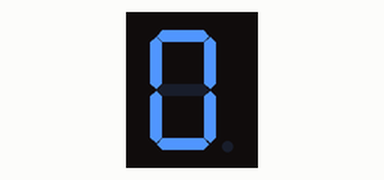
This sketch was run on a simulated Arduino Uno, built with avr-gcc and run on an emulated ATmega328P. On the bench: 1-digit seven-segment display. Wiring (inferred from the names in the program): 1-digit 7-segment display, segments lit when HIGH: segments pin 2, pin 3, pin 4, pin 5, pin 6, pin 7, pin 8, pin 9. The segment pins are drawn as the display they are named for.

Above: at 0.1 s.
At 4.1 s:
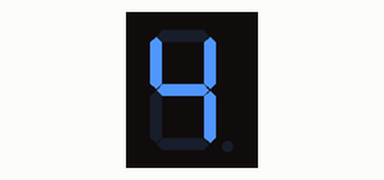
At 9.1 s:
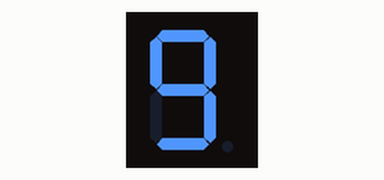
At 18.1 s:
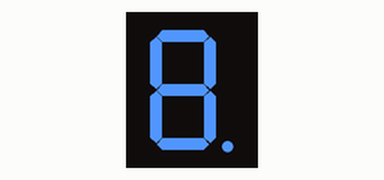
At 28.1 s:
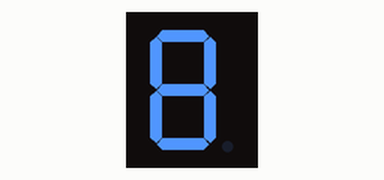
At 39.1 s:
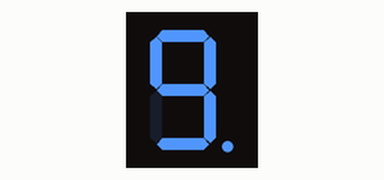

The sketch:

display_numbers.ino
```cpp
const int pinA = 2;
const int pinB = 3;
const int pinC = 4;
const int pinD = 5;
const int pinE = 6;
const int pinF = 7;
const int pinG = 8;
const int pinDP = 9;

const int segSize = 8;
int index = 0;
int state = HIGH;

int segments[segSize] = {
  pinA , pinB , pinC , pinD , pinE , pinF , pinG , pinDP};

const int noOfDigits = 10;
int dpState = LOW;
byte digitMatrix[noOfDigits][segSize - 1] = {
// a  b  c  d  e  f  g
  {1, 1, 1, 1, 1, 1, 0}, // 0
  {0, 1, 1, 0, 0, 0, 0}, // 1
  {1, 1, 0, 1, 1, 0, 1}, // 2
  {1, 1, 1, 1, 0, 0, 1}, // 3
  {0, 1, 1, 0, 0, 1, 1}, // 4
  {1, 0, 1, 1, 0, 1, 1}, // 5
  {1, 0, 1, 1, 1, 1, 1}, // 6
  {1, 1, 1, 0, 0, 0, 0}, // 7
  {1, 1, 1, 1, 1, 1, 1}, // 8
  {1, 1, 1, 1, 0, 1, 1}  // 9
};
void setup() {
  for(int i = 0 ; i < segSize ; i++){
    pinMode(segments[i] , OUTPUT);
  }
}

void displayNumber(byte digit , byte decimalPoint){ //the digit and the state
  for(int i = 0 ; i < segSize - 1 ; i++){ //from 0 to 9
    digitalWrite(segments[i] , digitMatrix[digit][i]);
  }

  digitalWrite(segments[segSize - 1] , decimalPoint);
}
void loop() {
  // put your main code here, to run repeatedly:
  displayNumber(index , dpState);
  delay(1000);
  index++;
  if(index == noOfDigits){
    index = 0;
    dpState =!dpState;
  }
}
```

Measured:
- what the display in image 1 shows lasts 1.0 s, from 4.0 s to 5.0 s
